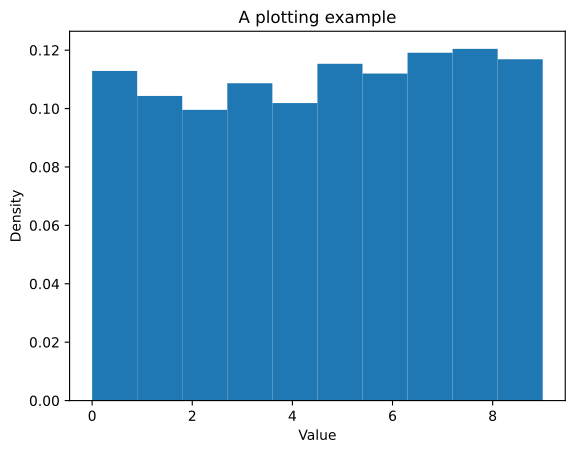

Source code (Python):
import matplotlib.pyplot as plt
import pyarts3 as pa

plt.hist(pa.arts.random.uniform_int_distribution(10000, 0, 9), bins=10, density=True)
plt.title("A plotting example")
plt.xlabel("Value")
plt.ylabel("Density")
